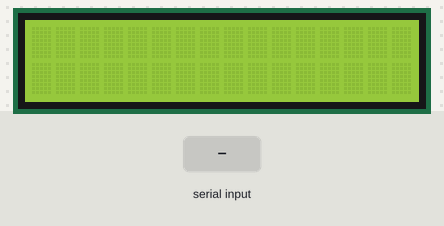
Bench run of a sketch on a simulated Arduino Uno, built with avr-gcc and run on an emulated ATmega328P. Shown: 16×2 character LCD. The inputs (shaded band) are chosen by the test bench.

Above: at 1.2 s.
1.3 s: "1" received over Serial
At 2.3 s:
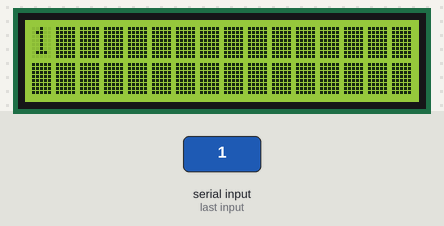
2.9 s: "0" received over Serial
At 3.6 s:
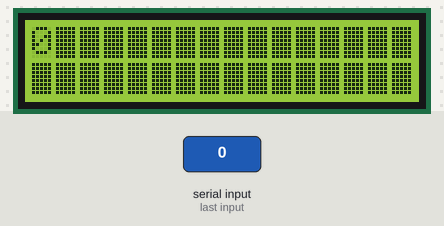
4.5 s: "2" received over Serial
At 6.0 s:
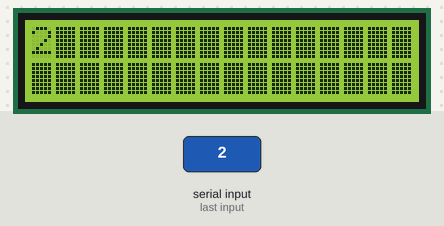
Timing chart, 0 to 7.5 s (numbered marks = the images above; inputs shaded):
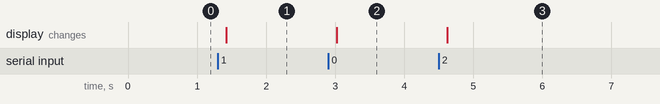

Measured:
- after the input at 1.3 s, the display: changes after 0.12 s (image 1)
- after the input at 2.9 s, the display: changes after 0.12 s (image 2)
- after the input at 4.5 s, the display: changes after 0.12 s (image 3)

The sketch:

SerialDisplay.pde
```cpp
/*
  LiquidCrystal Library - Serial Input

 Demonstrates the use a 16x2 LCD display.  The LiquidCrystal
 library works with all LCD displays that are compatible with the
 Hitachi HD44780 driver. There are many of them out there, and you
 can usually tell them by the 16-pin interface.

 This sketch displays text sent over the serial port
 (e.g. from the Serial Monitor) on an attached LCD.

 The circuit:
 * LCD RS pin to digital pin 12
 * LCD R/W pin to digital pin 11
 * LCD Enable pin to digital pin 10
 * LCD D4 pin to digital pin 5
 * LCD D5 pin to digital pin 4
 * LCD D6 pin to digital pin 3
 * LCD D7 pin to digital pin 2
 * 10K resistor:
 * ends to +5V and ground
 * wiper to LCD VO pin (pin 3)

 Library originally added 18 Apr 2008
 by David A. Mellis
 library modified 5 Jul 2009
 by Limor Fried
 example added 7 Jul 2009
 by Tom Igoe

 http://www.arduino.cc/en/Tutorial/LiquidCrystal
 */

// include the library code:
#include <LiquidCrystal.h>

// initialize the library with the numbers of the interface pins
LiquidCrystal lcd(12, 11, 10, 5, 4, 3, 2);

const int numRows = 4;
const int numCols = 20;

void setup(){
    // set up the LCD's number of columns and rows:
  lcd.begin(numRows, numCols);
  // initialize the serial communications:
  Serial.begin(9600);
}

void loop()
{
  // when characters arrive over the serial port...
  if (Serial.available()) {
    // wait a bit for the entire message to arrive
    delay(100);
    // clear the screen
    lcd.clear();
    // read all the available characters
    while (Serial.available() > 0) {

      for (int thisCol = 0; thisCol < numRows; thisCol++) {
        // loop over the rows:
        for (int thisRow = 0; thisRow < numCols; thisRow++) {
          // set the cursor position:
          lcd.setCursor(thisRow,thisCol);
          // print the letter:
          //lcd.print(thisLetter, BYTE);
          // display each character to the LCD
          lcd.write(Serial.read());
          //delay(200);
        }
      }
      // display each character to the LCD
      //lcd.write(Serial.read());
    }
  }
}
```
